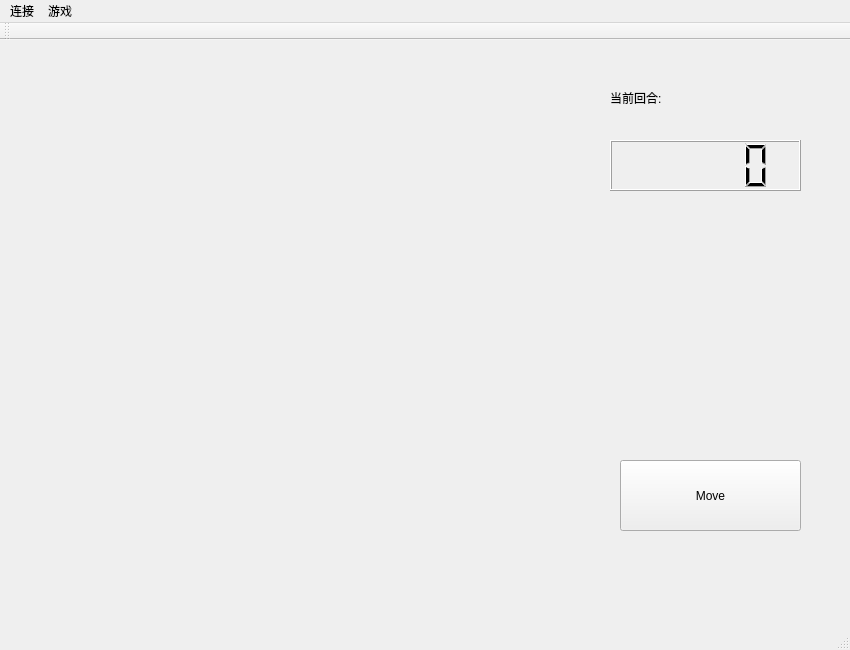
<?xml version="1.0" encoding="UTF-8"?>
<ui version="4.0">
 <class>MainWindow</class>
 <widget class="QMainWindow" name="MainWindow">
  <property name="geometry">
   <rect>
    <x>0</x>
    <y>0</y>
    <width>850</width>
    <height>650</height>
   </rect>
  </property>
  <property name="minimumSize">
   <size>
    <width>850</width>
    <height>650</height>
   </size>
  </property>
  <property name="windowTitle">
   <string>MainWindow</string>
  </property>
  <widget class="QWidget" name="centralWidget">
   <widget class="QLabel" name="turn">
    <property name="geometry">
     <rect>
      <x>610</x>
      <y>50</y>
      <width>191</width>
      <height>16</height>
     </rect>
    </property>
    <property name="text">
     <string>当前回合:</string>
    </property>
   </widget>
   <widget class="QLCDNumber" name="lcdNumber">
    <property name="geometry">
     <rect>
      <x>610</x>
      <y>100</y>
      <width>191</width>
      <height>51</height>
     </rect>
    </property>
   </widget>
   <widget class="QPushButton" name="move">
    <property name="geometry">
     <rect>
      <x>620</x>
      <y>420</y>
      <width>181</width>
      <height>71</height>
     </rect>
    </property>
    <property name="text">
     <string>Move</string>
    </property>
   </widget>
  </widget>
  <widget class="QMenuBar" name="menuBar">
   <property name="geometry">
    <rect>
     <x>0</x>
     <y>0</y>
     <width>850</width>
     <height>26</height>
    </rect>
   </property>
   <widget class="QMenu" name="menu">
    <property name="title">
     <string>连接</string>
    </property>
    <addaction name="actionCreate_Server"/>
    <addaction name="actionConnect"/>
    <addaction name="separator"/>
   </widget>
   <widget class="QMenu" name="menu_2">
    <property name="title">
     <string>游戏</string>
    </property>
    <addaction name="actionNew_Game"/>
    <addaction name="actionOpen_File"/>
    <addaction name="separator"/>
    <addaction name="actionSurrender"/>
    <addaction name="separator"/>
    <addaction name="actionSave_File"/>
    <addaction name="actionQuit"/>
   </widget>
   <addaction name="menu"/>
   <addaction name="menu_2"/>
  </widget>
  <widget class="QToolBar" name="mainToolBar">
   <attribute name="toolBarArea">
    <enum>TopToolBarArea</enum>
   </attribute>
   <attribute name="toolBarBreak">
    <bool>false</bool>
   </attribute>
  </widget>
  <widget class="QStatusBar" name="statusBar"/>
  <action name="actionCreate_Server">
   <property name="text">
    <string>Create Server...</string>
   </property>
  </action>
  <action name="actionConnect">
   <property name="text">
    <string>Connect...</string>
   </property>
  </action>
  <action name="actionNew_Game">
   <property name="text">
    <string>New Game...</string>
   </property>
  </action>
  <action name="actionOpen_File">
   <property name="text">
    <string>Load File...</string>
   </property>
   <property name="toolTip">
    <string>Load File</string>
   </property>
  </action>
  <action name="actionSave_File">
   <property name="text">
    <string>Save File...</string>
   </property>
  </action>
  <action name="actionQuit">
   <property name="text">
    <string>Quit</string>
   </property>
  </action>
  <action name="actionSurrender">
   <property name="text">
    <string>Surrender</string>
   </property>
  </action>
 </widget>
 <layoutdefault spacing="6" margin="11"/>
 <resources/>
 <connections/>
</ui>
